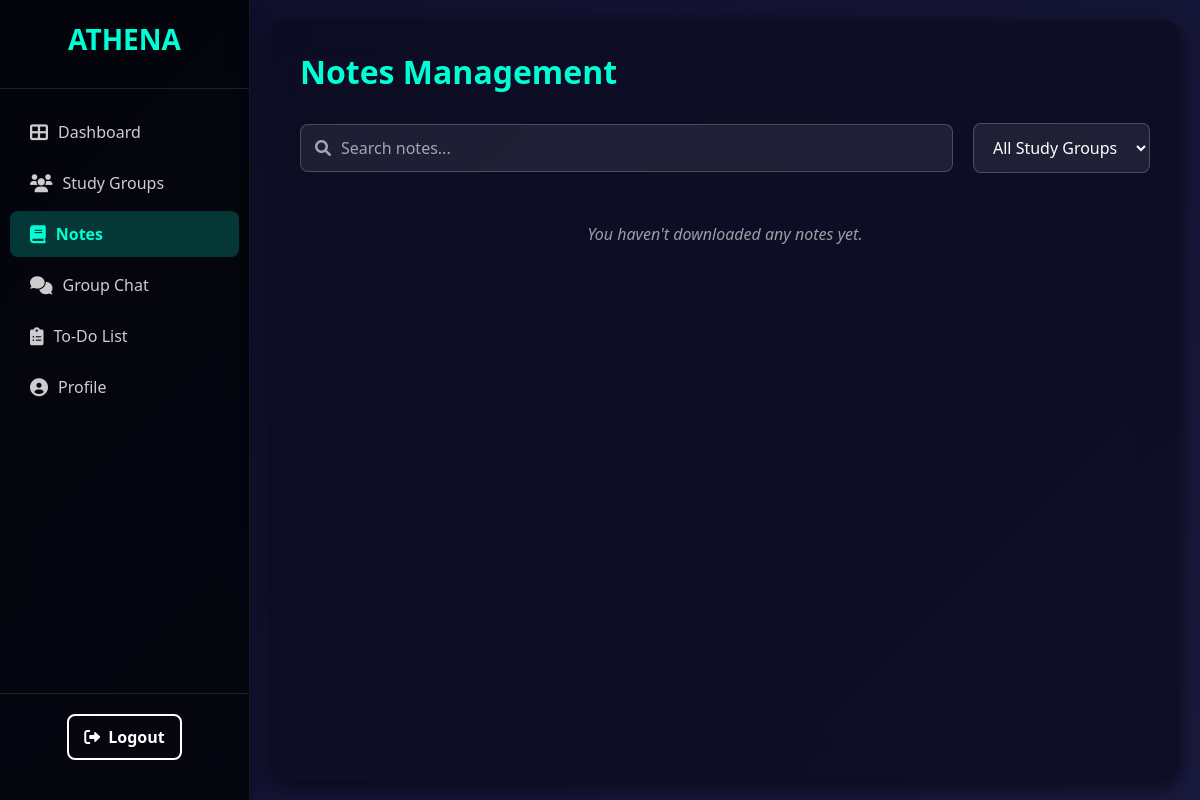
The page /users/dashboard/notes/notes.php (signed in) on the database as committed earlier.
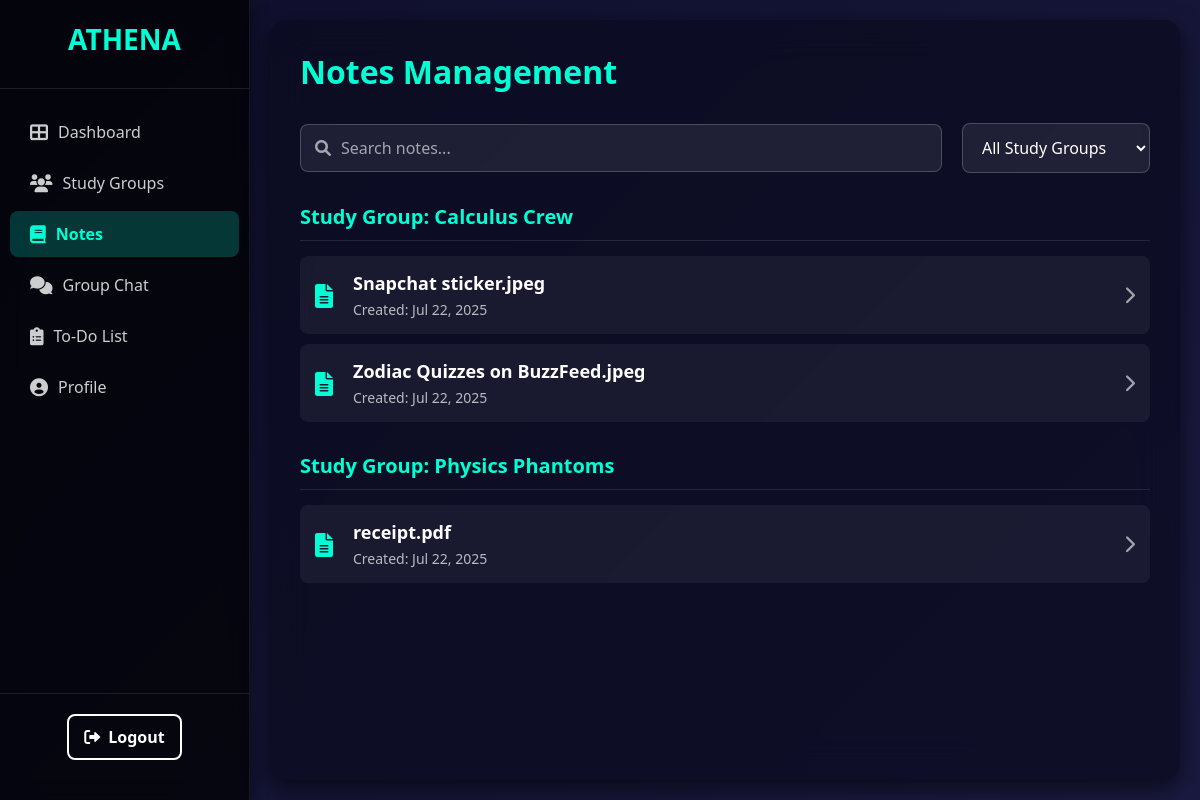
The same page on the database as committed later.
### tables this page shows
CREATE TABLE `downloaded_notes` (
  `download_id` int(11) NOT NULL,
  `note_id` int(11) NOT NULL,
  `user_id` int(11) NOT NULL,
  `title` varchar(255) NOT NULL,
  `downloaded_at` datetime DEFAULT current_timestamp()
);

CREATE TABLE `notes` (
  `note_id` int(11) NOT NULL,
  `group_id` int(11) NOT NULL,
  `user_id` int(11) NOT NULL,
  `title` varchar(100) NOT NULL,
  `file_path` varchar(255) NOT NULL,
  `upload_time` datetime DEFAULT current_timestamp()
);

### users/dashboard/notes/notes.php (the view, shortened to what this page needs)
<?php
require '../../connect.php';
$user_id = $_SESSION['user_id'];
$notes_query = "
    SELECT
        dn.note_id,
        dn.title,
        n.upload_time,
        sg.group_name
    FROM
        downloaded_notes dn
    JOIN
        notes n ON dn.note_id = n.note_id
    JOIN
        study_group sg ON n.group_id = sg.group_id
    WHERE
        dn.user_id = ?
    ORDER BY
        sg.group_name ASC, n.upload_time DESC
";
$stmt = $conn->prepare($notes_query);
$stmt->bind_param("i", $user_id);
$stmt->execute();
$result = $stmt->get_result();
$grouped_notes = [];
while ($row = $result->fetch_assoc()) {
    $grouped_notes[$row['group_name']][] = $row;
}
?>
<!DOCTYPE html>
<html lang="en">
<head>
    <link rel="stylesheet" href="../panelstyle.css" />
    <link rel="stylesheet" href="notes_style.css" />
    <link rel="stylesheet" href="https://cdnjs.cloudflare.com/ajax/libs/font-awesome/6.0.0-beta3/css/all.min.css">
</head>
<body>
    <div class="dashboard-wrapper">
        <aside class="sidebar">
            <div class="sidebar-header">
                <div class="logo">ATHENA</div>
            </div>
            <nav class="sidebar-nav">
                <ul>
                    <li><a href="../user_panel.php"><i class="fas fa-th-large"></i> Dashboard</a></li>
                    <li><a href="../study_groups/study_group.php"><i class="fas fa-users"></i> Study Groups</a></li>
                    <li class="active"><a href="notes.php"><i class="fas fa-book"></i> Notes</a></li>
                    <li><a href="../chat_box/group_chat.php"><i class="fas fa-comments"></i> Group Chat</a></li>
                    <li><a href="../to-do/to-do.php"><i class="fas fa-clipboard-list"></i> To-Do List</a></li>
                    <li><a href="../profile/profile_page.php"><i class="fas fa-user-circle"></i> Profile</a></li>
                </ul>
            </nav>
            <div class="sidebar-footer">
                <a href="../../user_logout.php" class="logout-btn"><i class="fas fa-sign-out-alt"></i> Logout</a>
            </div>
        </aside>
        <main class="main-content">
            <header class="main-header">
                <div class="welcome-section">
                    <h2>Notes Management</h2>
                </div>
            </header>
            <section class="notes-container">
                <div class="notes-toolbar">
                    <div class="search-notes">
                        <i class="fas fa-search"></i>
                        <input type="text" id="notes-search-input" placeholder="Search notes...">
                    </div>
                    <div class="filter-groups">
                        <select id="group-filter-select">
                            <option value="all">All Study Groups</option>
                        </select>
                    </div>
                </div>
                <div class="notes-list">
                    <?php if (empty($grouped_notes)): ?>
                        <p class="no-data">You haven't downloaded any notes yet.</p>
                    <?php else: ?>
                        <?php foreach ($grouped_notes as $group_name => $notes): ?>
                            <div class="study-group-section">
                                <h3 class="study-group-header">Study Group: <?= htmlspecialchars($group_name) ?></h3>
                                <?php foreach ($notes as $note): ?>
                                    <a href="../chat_box/log_download.php?note_id=<?= $note['note_id'] ?>" class="note-item-link">
                                        <div class="note-item">
                                            <div class="note-icon">
                                                <i class="fas fa-file-alt"></i>
                                            </div>
                                            <div class="note-info">
                                                <p class="note-title"><?= htmlspecialchars($note['title']) ?></p>
                                                <p class="note-date">Created: <?= date('M d, Y', strtotime($note['upload_time'])) ?></p>
                                            </div>
                                            <div class="note-action">
                                                <i class="fas fa-chevron-right"></i>
                                            </div>
                                        </div>
                                    </a>
                                <?php endforeach; ?>
                            </div>
                        <?php endforeach; ?>
                    <?php endif; ?>
                </div>
            </section>
        </main>
    </div>
</body>
</html>

### users/dashboard/panelstyle.css (style rules this page uses)
* { margin: 0; padding: 0; box-sizing: border-box; font-family: 'Segoe UI', sans-serif; }
body { background: linear-gradient(135deg, #0f0f2c, #1a1a40); color: white; min-height: 100vh; display: flex; }
a { text-decoration: none; color: inherit; }
.dashboard-wrapper { display: flex; width: 100%; min-height: 100vh; }
.sidebar { width: 250px; background-color: rgba(0, 0, 0, 0.7); backdrop-filter: blur(10px); box-shadow: 2px 0 15px rgba(0, 0, 0, 0.4); display: flex; flex-direction: column; padding: 20px 0; position: sticky; top: 0; height: 100vh; border-right: 1px solid rgba(255, 255, 255, 0.08); }
.sidebar-header { padding: 0 20px 30px; border-bottom: 1px solid rgba(255, 255, 255, 0.1); margin-bottom: 20px; }
.sidebar-header .logo { font-size: 28px; font-weight: bold; color: #00ffd5; text-align: center; }
.sidebar-nav ul { list-style: none; padding: 0; }
.sidebar-nav li { margin-bottom: 5px; }
.sidebar-nav li a { display: flex; align-items: center; padding: 12px 20px; color: rgba(255, 255, 255, 0.8); font-size: 16px; transition: background-color 0.2s ease, color 0.2s ease; border-radius: 8px; margin: 0 10px; }
.sidebar-nav li a i { margin-right: 10px; font-size: 18px; }
.sidebar-nav li.active a { background-color: rgba(0, 255, 213, 0.2); color: #00ffd5; font-weight: bold; }
.sidebar-footer { margin-top: auto; padding: 20px; border-top: 1px solid rgba(255, 255, 255, 0.1); text-align: center; }
.logout-btn { background-color: transparent; border: 2px solid white; color: white; padding: 10px 15px; border-radius: 8px; display: inline-flex; align-items: center; font-weight: bold; transition: background-color 0.3s ease, color 0.3s ease, transform 0.2s ease; }
.logout-btn i { margin-right: 8px; }
.main-content { flex-grow: 1; padding: 30px; background-color: rgba(10, 10, 30, 0.7); backdrop-filter: blur(20px); border-radius: 16px; margin: 20px; box-shadow: 0 8px 24px rgba(0, 0, 0, 0.6); }
.main-header { display: flex; justify-content: space-between; align-items: center; margin-bottom: 30px; flex-wrap: wrap; gap: 20px; }
.welcome-section h2 { font-size: 32px; color: #00ffd5; margin: 0; }
.group-item, .task-item, .note-item { display: flex; justify-content: space-between; align-items: center; padding: 15px 0; border-bottom: 1px solid rgba(255, 255, 255, 0.08); }
.group-item:last-child, .task-item:last-child, .note-item:last-child { border-bottom: none; }
.no-data { text-align: center; font-style: italic; color: rgba(255, 255, 255, 0.6); padding: 20px; }

### users/dashboard/notes/notes_style.css (style rules this page uses)
.notes-container { margin-top: 20px; }
.notes-toolbar { display: flex; justify-content: space-between; align-items: center; margin-bottom: 30px; gap: 20px; flex-wrap: wrap; }
.search-notes { position: relative; flex-grow: 1; }
.search-notes i { position: absolute; left: 15px; top: 50%; transform: translateY(-50%); color: rgba(255, 255, 255, 0.6); }
.search-notes input { width: 100%; padding: 12px 15px 12px 40px; background-color: rgba(255, 255, 255, 0.08); border: 1px solid rgba(255, 255, 255, 0.2); border-radius: 8px; color: white; font-size: 16px; outline: none; }
.search-notes input::placeholder { color: rgba(255, 255, 255, 0.6); }
.filter-groups select { padding: 12px 15px; background-color: rgba(255, 255, 255, 0.08); border: 1px solid rgba(255, 255, 255, 0.2); border-radius: 8px; color: white; font-size: 16px; outline: none; cursor: pointer; }
.filter-groups select option { background-color: #1e1e2d; color: white; }
.study-group-section { margin-bottom: 30px; }
.study-group-header { font-size: 20px; color: #00ffd5; margin-bottom: 15px; padding-bottom: 10px; border-bottom: 1px solid rgba(255, 255, 255, 0.1); }
.note-item-link { text-decoration: none; color: inherit; display: block; margin-bottom: 10px; }
.note-item { display: flex; align-items: center; padding: 15px; background-color: rgba(255, 255, 255, 0.05); border-radius: 8px; transition: background-color 0.2s ease, transform 0.2s ease; }
.note-icon { font-size: 24px; color: #00ffd5; margin-right: 20px; }
.note-info { flex-grow: 1; }
.note-title { font-size: 18px; font-weight: bold; margin: 0 0 5px 0; }
.note-date { font-size: 14px; color: rgba(255, 255, 255, 0.7); margin: 0; }
.note-action { font-size: 18px; color: rgba(255, 255, 255, 0.6); }

Rows that differ between the two databases and show on the page:
added downloaded_notes: title "Snapchat sticker.jpeg", note.upload_time "Jul 22, 2025", shown under "Calculus Crew"
added downloaded_notes: title "Zodiac Quizzes on BuzzFeed.jpeg", note.upload_time "Jul 22, 2025", shown under "Calculus Crew"
added downloaded_notes: title "receipt.pdf", note.upload_time "Jul 22, 2025", shown under "Physics Phantoms"
Other text that changed with them:
new list line: "Study Group: Calculus Crew"
new list line: "Study Group: Physics Phantoms"
text no longer shown: "You haven't downloaded any notes yet."
